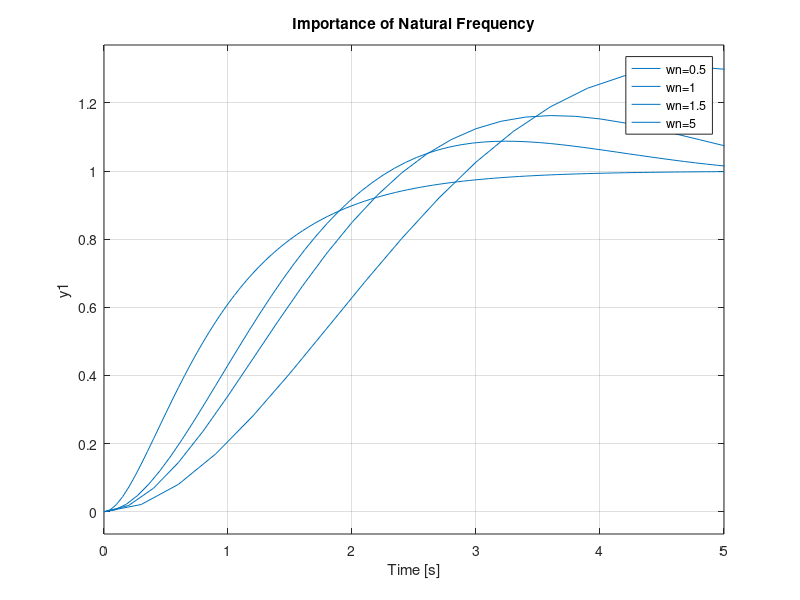

The MATLAB source for this figure:
% Observing Natural Frequency Variation

zeta=0.5;
wn=0.5;
y=tf([wn],[1 2*zeta*wn wn]);
step(y);
hold on
zeta=0.5;
wn=1;
y=tf([wn],[1 2*zeta*wn wn]);
step(y);
hold on
zeta=0.5;
wn=1.5;
y=tf([wn],[1 2*zeta*wn wn]);
step(y);
hold on
zeta=0.5;
wn=5;
y=tf([wn],[1 2*zeta*wn wn]);
step(y);
legend('wn=0.5','wn=1','wn=1.5','wn=5')
title('Importance of Natural Frequency')